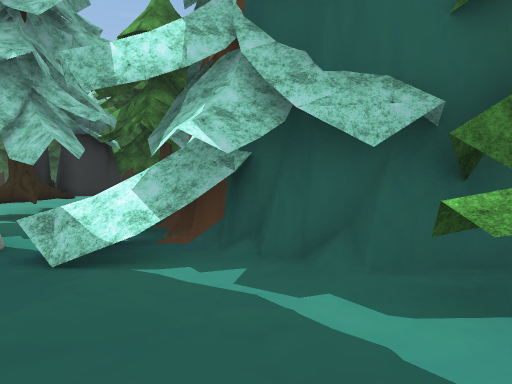
view 1 (above)

24 first-person views from a walk through a scene from a Unity 3-D project. The camera is 1.4 m above the floor, tilts 2° down and sees 75° across. The floor is counted in squares, 2 m on a side. Each view is taken from the middle of a square. On the plan, view 1 faces up. The plan holds only what a view shows up to about 10 squares ahead; the rest is blank. The place goes on beyond the plan. Some surface patterns are stand-ins.

view 2
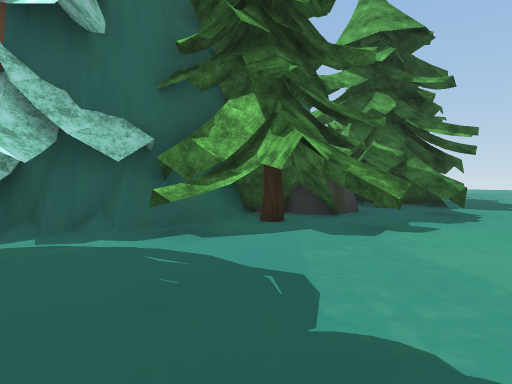

view 3
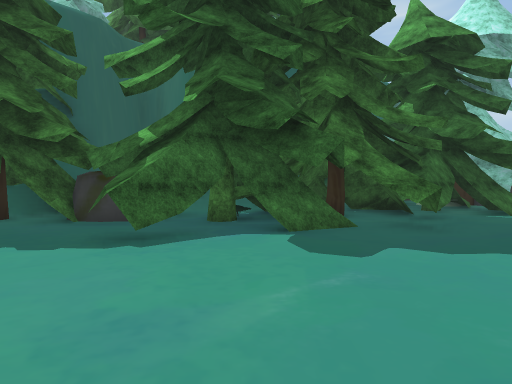

view 4
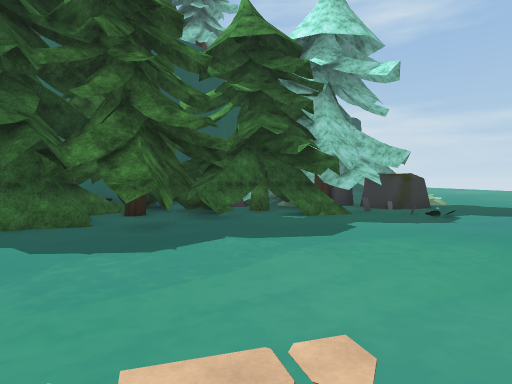

view 5
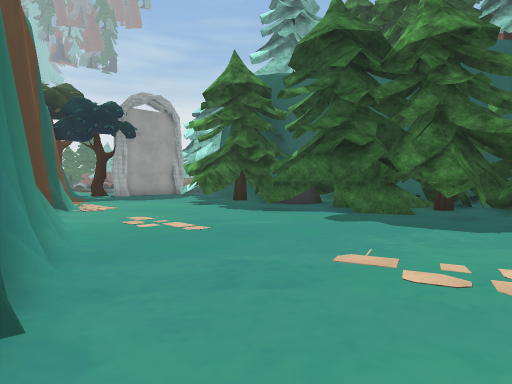

view 6
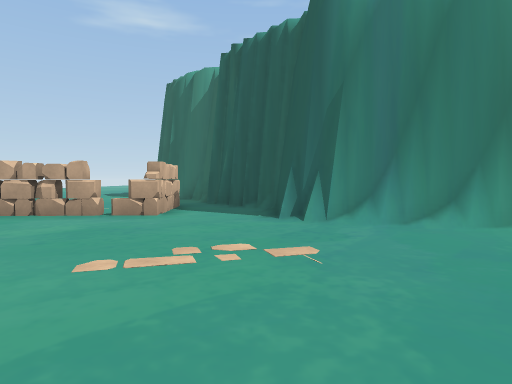

view 7
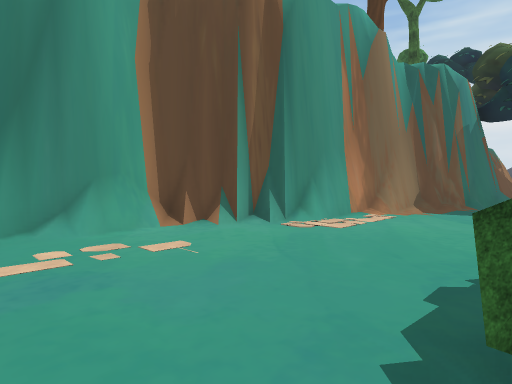

view 8
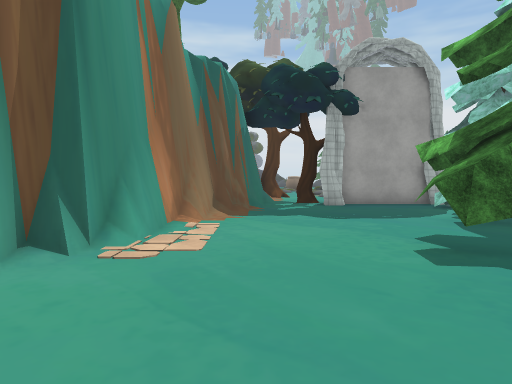

view 9
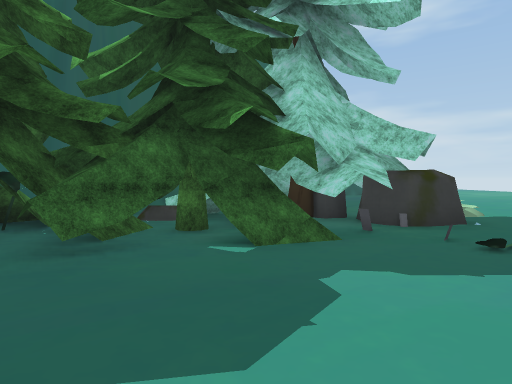

view 10
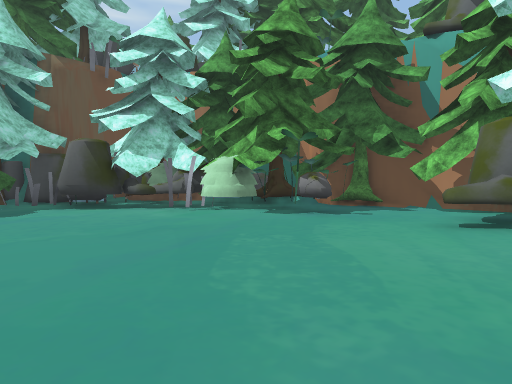

view 11
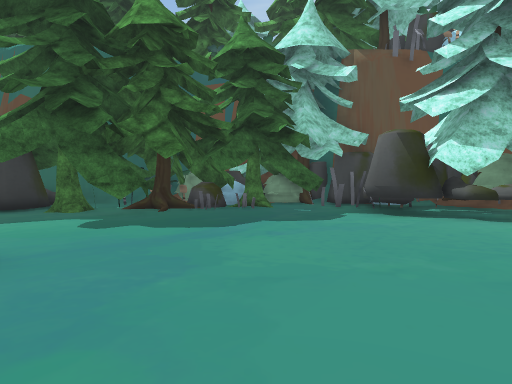

view 12
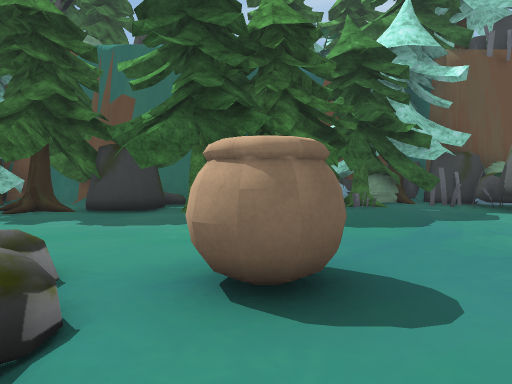

view 13
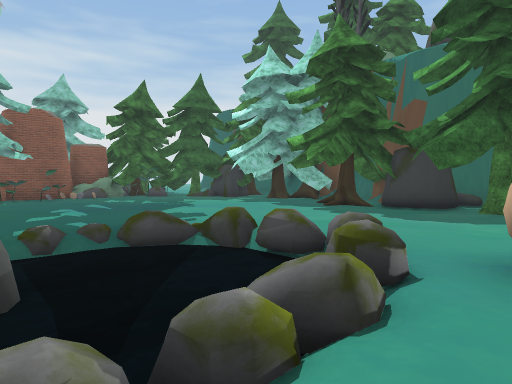

view 14
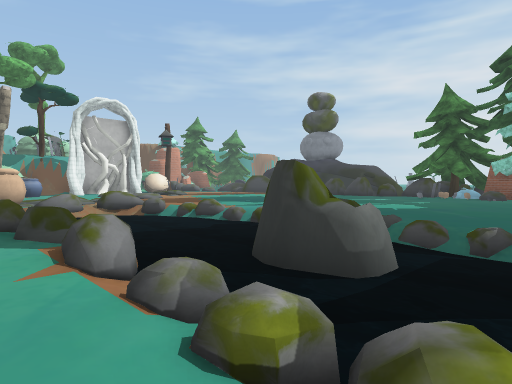

view 15
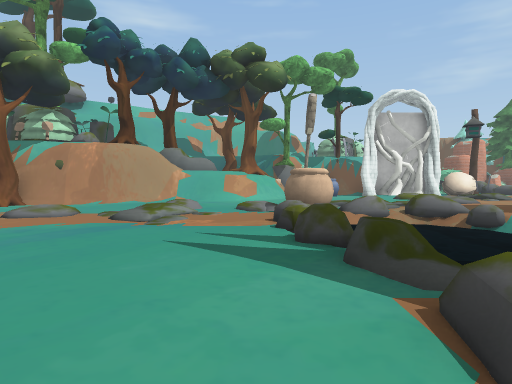

view 16
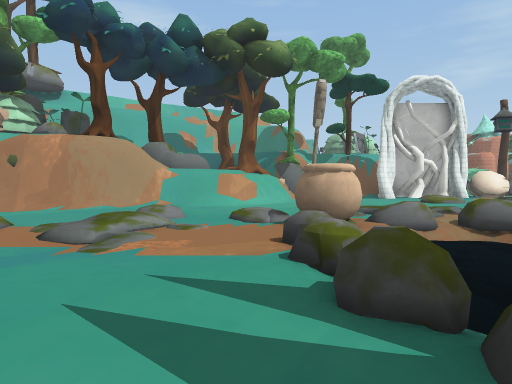

view 17
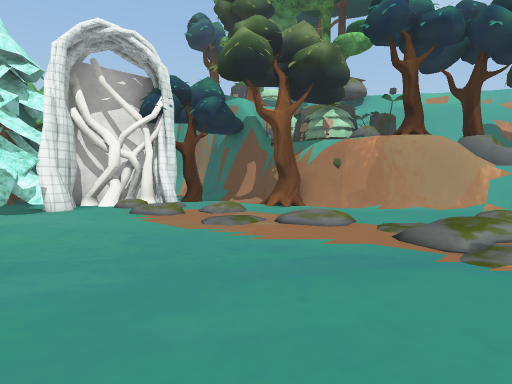

view 18
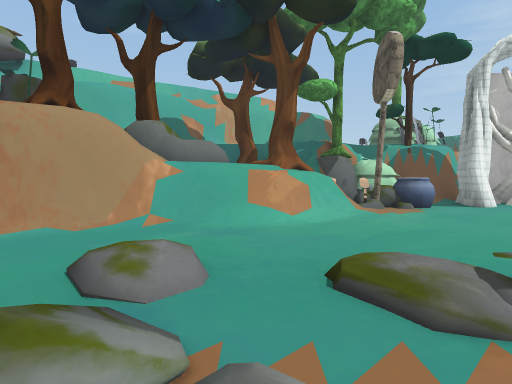

view 19
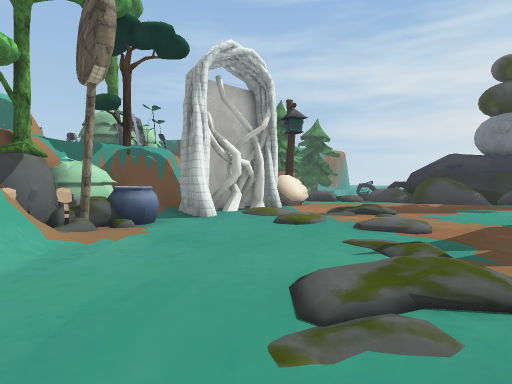

view 20
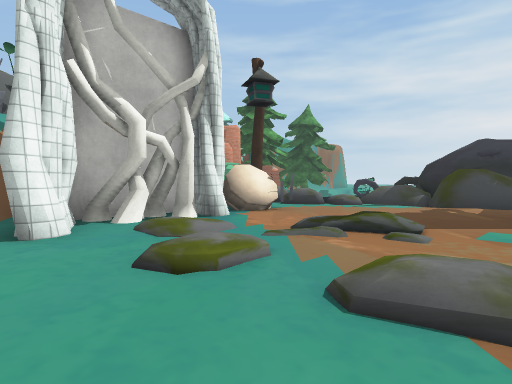

view 21
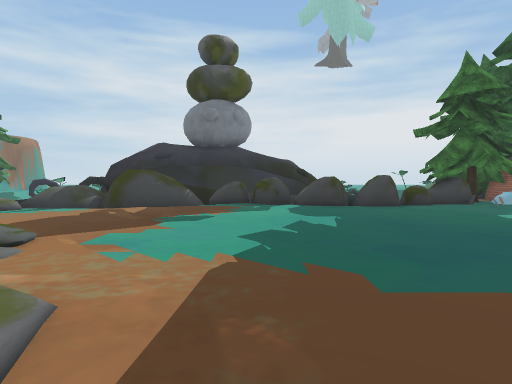

view 22
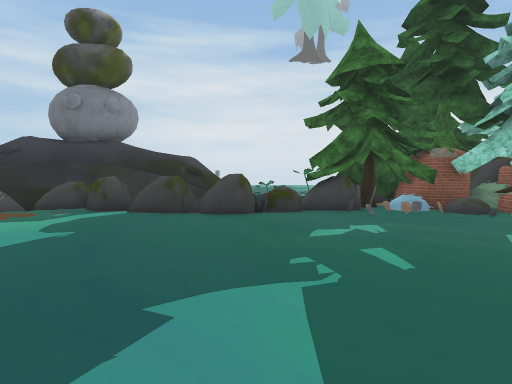

view 23
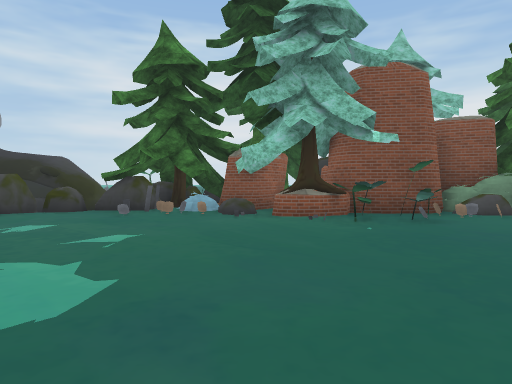

view 24
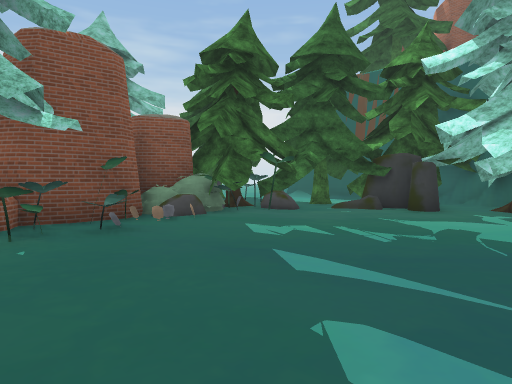

### Floor plan
Key: @ floor where view 1 was taken; # wall or solid block; . main floor; : floor 0.25 m higher than the main floor; / step, stairs or slope; = window, fence, low wall or low ledge; ~ water the walk can cross; ≈ water the walk keeps out of; T tree; C cauldron; A vase; O other object.
Columns run from 32 left of view 1 to 14 right of it. Each row starts with its distance up from view 1.
 20        ##TT          TTTO
 19      TT.. T###### TTTTTTOO
 18     TTTT.T T /TO..TTTTTTOOO
 17    TT.TO..   TTT.TTTO.T.OOTT
 16     T.....  ./....TT....OTTT
 15    TTO.... ..............OOTT
 14  T OT....................OTOO
 13 TT #T.....................OTT#
 12    OO.............C.......OTTOT
 11 OO  #O........OOO.C........O..##
 10 OO###O.......O≈≈≈O...........T##
  9  #OTT........O≈≈≈O.  .........T#
  8  ###T........≈OO≈O.  ......OOTT
  7  T#OT....... OOO≈O.. ..... TT                TT
  6  TTOO......   ≈≈~.......   TT              TTTT
  5  TTT......   ≈≈≈≈O............TT       ###TTTTT
  4    T....... /≈≈≈≈O..........#..TT   # .TTTTTTTT
  3    OO........O≈≈≈O..........##TT###TTTTTTTTTTTT
  2    OO......  O≈≈≈O../..../: ##...TTTTTT TTTT...
  1    OO....... /O≈CC..//:.. ./##....T.T.TTTTT....
  0    O........../OCC/./.......T#..@..TT.TT.......
 -1   OO..........///.../....T.  ..................
 -2   OO.......//./......../##  ###................
 -3  #≈O.......//........####     ####.............
 -4  ≈≈OO....//.......===#           ####..........
 -5     O.... /./....#####              #####......
 -6    OO......//....###                    ###....
 -7    OOO.OO....#.AOO                        #..OO
 -8      OO.O#####.OOT                        #..O.
 -9       O O    #                            ##.O
-10        OO                                  ##.
-11        OO

Positions as (right, up) in squares from view 1, and headings:
1: (0, 0), facing up
2: (-1, -2), facing up-right
3: (8, -4), facing up
4: (12, -4), facing up
5: (12, -6), facing up-left
6: (11, 0), facing down
7: (8, 0), facing down-left
8: (7, -2), facing left
9: (13, -1), facing up
10: (-11, 7), facing up-right
11: (-11, 9), facing up
12: (-14, 9), facing up
13: (-14, 8), facing up-left
14: (-14, 10), facing down-left
15: (-14, 8), facing down
16: (-14, 6), facing down
17: (-13, 6), facing down-right
18: (-13, 2), facing down
19: (-14, 0), facing down-left
20: (-18, -2), facing down-left
21: (-19, -1), facing left
22: (-21, 3), facing left
23: (-21, 8), facing left
24: (-22, 9), facing up-left
